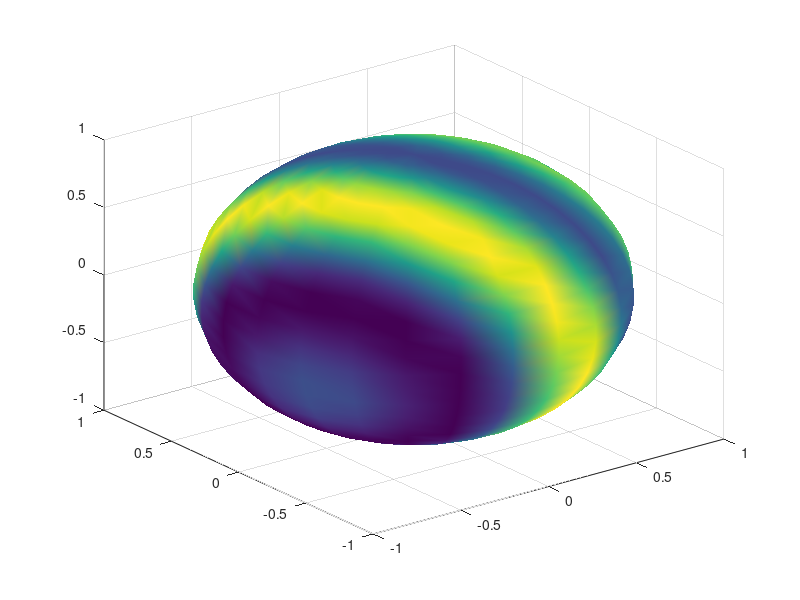

Write MATLAB code to recreate this figure. (Note: this script raises an error after producing the figure.)
% Compact embedded submanifold AMG (e.g., a sphere)
clc; close all; clearvars; rng(47);

%% The sphere
% generate random values in parametrization domain
N = 500;
% entire upper hemisphere
% r = 0.99*rand(N,1); th = 2*pi*rand(N,1);
% smaller neighborhood(s)
% r = (0.75-0.25)*rand(N,1)+ 0.25; th = pi/4*rand(N,1);
% r = (0.9-0.7)*rand(N,1)+ 0.7; th = pi/2*rand(N,1);
% r = 0.99*rand(N,1); th = pi/4*rand(N,1);
r = 0.25*rand(N,1); th = 2*pi*rand(N,1);

% sample random ball in parametrization domain
S = r.*[cos(th),sin(th)];
% sample random directions
V = 2*rand(N,2) - 1; V = V./sqrt(sum(V.^2,2));
% mesh the entire sphere
nmesh = 25; [XX,YY,ZZ] = sphere(nmesh);

% parametrize upper hemisphere
Zcurv = @(X,Y) sqrt(1-X.^2 - Y.^2); Z = Zcurv(S(:,1),S(:,2));
P = [S(:,1),S(:,2),Z];
% partials of sphere parametrization
Zx = @(X,Y) -X./(sqrt(1-X.^2 - Y.^2)); Zy = @(X,Y) -Y./(sqrt(1-X.^2 - Y.^2));
% Jacobian of sphere parametrization
J = @(X,Y) [repmat([1 0; 0 1],1,1,N); reshape(Zx(X,Y),1,1,N), reshape(Zy(X,Y),1,1,N)];
JJ = J(S(:,1),S(:,2));
% tangent vectors
Vt = zeros(N,3); for i=1:N, Vt(i,:) = V(i,:)*JJ(:,:,i)'; end
Vt = Vt./sqrt(sum(Vt.^2,2));
% exponential map
Exp = @(t,Vt,P) kron(P,cos(t)) + kron(Vt./sqrt(sum(Vt.^2,2)),sin(t));
% compute exponentials along random tangent vectors
k = 25; t = 0.5*linspace(-1,1,k)'; GG = reshape(Exp(t,Vt,P),k,N,3);
% logarithmic map
Log = @(p,P) acos(P*p').*(P - P*p'.*repmat(p,size(P,1),1))./sqrt(sum((P - P*p'.*repmat(p,size(P,1),1)).^2,2));

%% Ambient map on the sphere
m = 3; XY = [reshape(XX,(nmesh+1)^2,1),reshape(YY,(nmesh+1)^2,1),reshape(ZZ,(nmesh+1)^2,1)]; rng(47);

% highly nonlinear ridge
a = 2*rand(m,1)-1; a = a/norm(a); Func = @(XY) sin(2*pi*XY*a) + cos(pi/2*XY*a); Grad = @(XY) kron(sum(pi*cos(pi*XY*a) - pi/2*sin(pi/2*XY*a),2),sum(a,2)');
% highly nonlinear approximate ridge
% w = 0.1; a = 2*rand(m,1)-1; a = a/norm(a); [A,~] = svd(a); Func = @(XY) sum(sin(pi*XY*a) + cos(pi/2*XY*a),2) + w*sum((sin(pi*XY))*A(:,2:end),2); Grad = @(XY) kron(sum(pi*cos(pi*XY*a) - pi/2*sin(pi/2*XY*a),2),sum(a,2)') + w*sum(pi*cos(pi*XY)*A(:,2:end),2)/(m-1); 
% highly nonlinear non-ridge
% a = rand(m,1)-1; a = a/norm(a); [A,~] = svd(a); Func = @(XY) sum(sin(pi*XY*a) + cos(pi/2*XY*a),2) + sum((sin(pi*XY))*A(:,2:end),2); Grad = @(XY) kron(sum(pi*cos(pi*XY*a) - pi/2*sin(pi/2*XY*a),2),sum(a,2)') + sum(pi*cos(pi*XY)*A(:,2:end),2)/(m-1);

% Compute values
F = Func(XY); G =Grad(XY); Frnd = Func(P); Grnd = Grad(P);
% Tangential gradient of ambient function
Gt = Grnd - bsxfun(@times,sum(Grnd.*P,2),P);

%% Visualize function on sphere
fig = figure;
% filled surface
surf(XX,YY,ZZ,reshape(F,(nmesh+1),(nmesh+1)),'FaceColor','interp','FaceLighting','gouraud','EdgeAlpha',0.25); alpha(0.55);
% contour style mesh
% mesh(XX,YY,ZZ,reshape(F,(nmesh+1),(nmesh+1)),'EdgeColor','interp'); alpha(0.75);
% no map, sphere only
% mesh(XX,YY,ZZ,ones(size(ZZ))); hold on; alpha(0); axis equal; colormap gray;
color = caxis; hold on; axis equal; colorbar;
% random points
scatter3(P(:,1),P(:,2),P(:,3),50,'filled','cdata',Frnd,'MarkerEdgeColor','k','linewidth',1);
% random tangent vectors
% quiver3(P(:,1),P(:,2),P(:,3),Vt(:,1),Vt(:,2),Vt(:,3),1,'k','linewidth',2)
% exponential maps along random tangent vectors
% for i=1:N, plot3(GG(:,i,1),GG(:,i,2),GG(:,i,3),'r','linewidth',2), end
% gradients of function at random points
quiver3(P(:,1),P(:,2),P(:,3),Gt(:,1),Gt(:,2),Gt(:,3),1,'k','linewidth',2)
fig.CurrentAxes.Visible = 'off';

%% Karcher mean & Visualization
% initialize gradient descent optimization routine
p0  = Exp(0.01,Vt(1,:),P(1,:)); Jp = [1 0; 0 1; Zx(p0(1),p0(2)) Zy(p0(1),p0(2))]; vt = rand(1,2)*Jp'; vt = vt/norm(vt); v = 1;
% Fletcher et al. (Algorithm 1)
while norm(v) > 1e-6
    v = 1/N*sum(Log(p0,P),1);
    
%     scatter3(p0(1),p0(2),p0(3),35,'filled','b');
%     quiver3(p0(1),p0(2),p0(3),v(1),v(2),v(3),1,'b','linewidth',2);
    
    p0 = Exp(norm(v),v,p0); 
    Jp = [1 0; 0 1; Zx(p0(1),p0(2)) Zy(p0(1),p0(2))]; vt = rand(1,2)*Jp'; vt = vt/norm(vt);
      
%     pause(0.5)
end
% visualize converged Karcher mean
scatter3(p0(1),p0(2),p0(3),75,'r','filled','MarkerEdgeColor','k','linewidth',2);

%% Active Manifold-Geodesics
% known mean for upper hemisphere
% p0 = [0,0,1]; vt = [rand(1,2),0]; vt = vt/norm(vt);
% compute basis for tangent space (an orthogonal tangent vector)
vt2 = cross(p0,vt); Ptan = [p0 + vt; p0 + vt2; p0 - vt; p0 - vt2; p0 + vt;];
% visualize tangent space at mean
% quiver3(p0(1),p0(2),p0(3),vt(1),vt(2),vt(3),1,'k--','linewidth',2);
% quiver3(p0(1),p0(2),p0(3),vt2(1),vt2(2),vt2(3),1,'k--','linewidth',2);
% tangent plane at mean
plot3(Ptan(:,1),Ptan(:,2),Ptan(:,3),'k','linewidth',2)

% compute & visualize AMG geodesic point set
T = 1; k = 2; t = T*linspace(-1,1,k)'; Vg = sqrt(sum(Gt.^2,2)); Gset = zeros(k,N,3);
for i=1:N, Gset(:,i,:) = Exp(t*Vg(i),Gt(i,:),P(i,:)); end
% refined geodesic samples (for visualization)
kk = 25; tt = T*linspace(-1,1,kk)'; GGset = zeros(kk,N,3);
for i=1:N, GGset(:,i,:) = Exp(tt*Vg(i),Gt(i,:),P(i,:)); end
% plot geodesic set paths
% for i=1:N, plot3(GGset(:,i,1),GGset(:,i,2),GGset(:,i,3),'k','linewidth',1.5), end
% plot the geodesic set points
% scatter3(reshape(Gset(:,:,1),k*N,1),reshape(Gset(:,:,2),k*N,1),reshape(Gset(:,:,3),k*N,1),'k')

% logarithmic map of geodesic point set
Vlog = Log(p0,reshape(Gset,k*N,3));
% SVD of tangential coordinates for logarithmic map of geodesic point set
[U,D,~] = svd(1/sqrt(N*(k-1)*(T^2+1))*[vt;vt2]*Vlog',0); U = U'*[vt;vt2];
% visualize log map vectors
% quiver3(repmat(p0(1),k*N,1),repmat(p0(2),k*N,1),repmat(p0(3),k*N,1),Vlog(:,1),Vlog(:,2),Vlog(:,3),1,'b','linewidth',1);
% visualize new active manifold-geodesic basis
quiver3(repmat(p0(1),2,1),repmat(p0(2),2,1),repmat(p0(3),2,1),U(:,1),U(:,2),U(:,3),1,'r','linewidth',2);

% compute & visualize active manifold-geodesic
AMG = Exp(2*tt,U(1,:),p0); IAMG = Exp(2*tt,U(2,:),p0);
plot3(AMG(:,1),AMG(:,2),AMG(:,3),'r','linewidth',2);
plot3(IAMG(:,1),IAMG(:,2),IAMG(:,3),'r--','linewidth',2);

% compute & visualize AMG shadow plot
% project logarithmic map of random points
Gy = Log(p0,P)*U';
% visualize first-singular projected geodesic points
Py = Exp(Gy(:,1),U(1,:),p0);
plot3(Py(:,1),Py(:,2),Py(:,3),'ro','linewidth',2);

%% Rotating geodesics (verification of AMG and IAMG)
Nr = 25; tr = linspace(0,1,Nr)';
% geodesic sweep of first quadrant of the tangent space
R = kron(U(1,:),1-tr)  + kron(U(2,:),tr);
% geodesic sweep of two quadrants of the tangent space
% R = [R; kron(-U(1,:),tr)  + kron(U(2,:),1-tr)];
% normalize and construct inner-product color metric
R = R./sqrt(sum(R.^2,2)); thr = abs(sum(R.*repmat(U(1,:),size(R,1)/Nr*Nr,1),2));
% plot rotated tangent vectors
% figure(fig); quiver3(repmat(p0(1),size(R,1)/Nr*Nr,1), repmat(p0(2),size(R,1)/Nr*Nr,1), repmat(p0(3),size(R,1)/Nr*Nr,1), R(:,1), R(:,2), R(:,3),'Color',0.75*ones(3,1))
% compute rotated geodesics
Ngr = 100; Tr = 2*max([abs(max(Gy(:,1))),abs(min(Gy(:,1)))]); tgr = linspace(-Tr,Tr,Ngr)';
% exponential maps along rotated tangent vectors
Gr = reshape(Exp(tgr,R,repmat(p0,size(R,1)/Nr*Nr,1)),Ngr,size(R,1)/Nr*Nr,3);
% line color scaling
Grscl = 10;
% exponential map plots
% for i=1:size(R,1)/Nr*Nr, plot3(Gr(:,i,1),Gr(:,i,2),Gr(:,i,3),'linewidth',1,'color',abs(1-Grscl^thr(i)/Grscl)*ones(3,1)), end
% geodesic sweeps
fig2 = figure; hold on;
for i=1:size(R,1)/Nr*Nr, plot(tgr,Func(reshape(Gr(:,i,:),Ngr,3)),'-','Color',abs(1-Grscl^thr(i)/Grscl)*ones(3,1)); end
% replot AMG sweep
plot(tgr,Func(reshape(Gr(:,1,:),Ngr,3)),'k','linewidth',1);
% replot IAMG sweep
plot(tgr,Func(reshape(Gr(:,Nr,:),Ngr,3)),'k--','linewidth',1);
% scatter plot over inner products of Log projection
scatter(Gy(:,1),Frnd,50,'filled','cdata',Frnd); caxis(color);
ylabel 'f(Exp_x(t; v))'; xlabel 't'